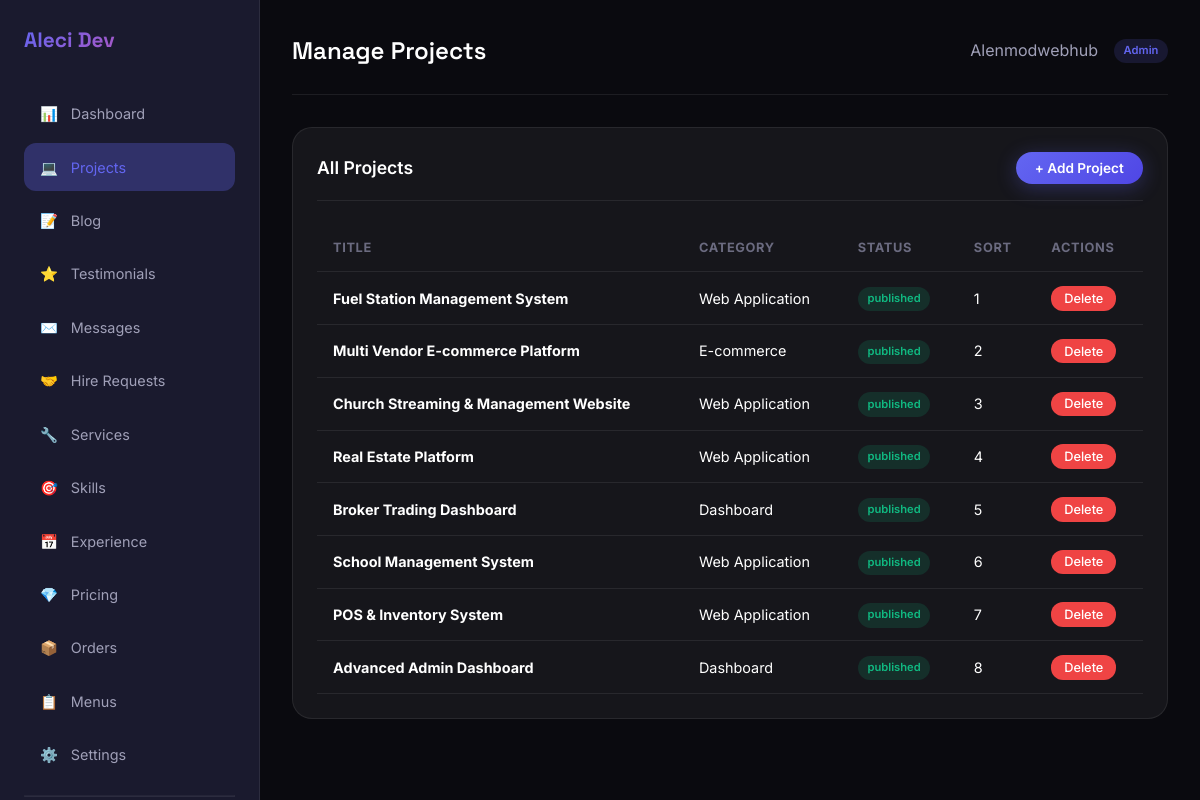
/admin/dashboard.php?tab=projects (signed in), run on the app's committed database.
### tables this page shows
CREATE TABLE projects (
    id INT AUTO_INCREMENT PRIMARY KEY,
    title VARCHAR(200) NOT NULL,
    slug VARCHAR(200) NOT NULL UNIQUE,
    description TEXT,
    content TEXT,
    category VARCHAR(100) DEFAULT NULL,
    technologies TEXT,
    live_url VARCHAR(255) DEFAULT NULL,
    github_url VARCHAR(255) DEFAULT NULL,
    image VARCHAR(255) DEFAULT NULL,
    images TEXT DEFAULT NULL,
    featured BOOLEAN DEFAULT FALSE,
    problem_solved TEXT DEFAULT NULL,
    results TEXT DEFAULT NULL,
    sort_order INT DEFAULT 0,
    status ENUM('published','draft') DEFAULT 'published',
    created_at TIMESTAMP DEFAULT CURRENT_TIMESTAMP,
    updated_at TIMESTAMP DEFAULT CURRENT_TIMESTAMP ON UPDATE CURRENT_TIMESTAMP
);

### admin/dashboard.php (the view, shortened to what this page needs)
<?php
$db = getDB();
$activeTab = $_GET['tab'] ?? 'dashboard';
$projects = $db->query("SELECT * FROM projects ORDER BY sort_order ASC")->fetchAll();
?><!DOCTYPE html>
<html lang="en" class="dark">
<head>
    <link rel="stylesheet" href="<?php echo BASE_URL; ?>/assets/css/style.css">
    <link href="https://cdn.jsdelivr.net/npm/quill@2.0.3/dist/quill.snow.css" rel="stylesheet">
</head>
<body>
    <div class="admin-dashboard">
        <aside class="admin-sidebar">
            <a href="dashboard.php" class="admin-sidebar-logo">Aleci Dev</a>
            <nav>
                <a href="?tab=dashboard" class="admin-nav-item <?php echo $activeTab === 'dashboard' ? 'active' : ''; ?>">
                    <span>📊</span> Dashboard
                </a>
                <a href="?tab=projects" class="admin-nav-item <?php echo $activeTab === 'projects' ? 'active' : ''; ?>">
                    <span>💻</span> Projects
                </a>
                <a href="?tab=blog" class="admin-nav-item <?php echo $activeTab === 'blog' ? 'active' : ''; ?>">
                    <span>📝</span> Blog
                </a>
                <a href="?tab=testimonials" class="admin-nav-item <?php echo $activeTab === 'testimonials' ? 'active' : ''; ?>">
                    <span>⭐</span> Testimonials
                </a>
                <a href="?tab=messages" class="admin-nav-item <?php echo $activeTab === 'messages' ? 'active' : ''; ?>">
                    <span>✉️</span> Messages
                </a>
                <a href="?tab=hire" class="admin-nav-item <?php echo $activeTab === 'hire' ? 'active' : ''; ?>">
                    <span>🤝</span> Hire Requests
                </a>
                <a href="?tab=services" class="admin-nav-item <?php echo $activeTab === 'services' ? 'active' : ''; ?>">
                    <span>🔧</span> Services
                </a>
                <a href="?tab=skills" class="admin-nav-item <?php echo $activeTab === 'skills' ? 'active' : ''; ?>">
                    <span>🎯</span> Skills
                </a>
                <a href="?tab=experience" class="admin-nav-item <?php echo $activeTab === 'experience' ? 'active' : ''; ?>">
                    <span>📅</span> Experience
                </a>
                <a href="?tab=pricing" class="admin-nav-item <?php echo $activeTab === 'pricing' ? 'active' : ''; ?>">
                    <span>💎</span> Pricing
                </a>
                <a href="?tab=orders" class="admin-nav-item <?php echo $activeTab === 'orders' ? 'active' : ''; ?>">
                    <span>📦</span> Orders
                </a>
                <a href="?tab=menus" class="admin-nav-item <?php echo $activeTab === 'menus' ? 'active' : ''; ?>">
                    <span>📋</span> Menus
                </a>
                <a href="?tab=settings" class="admin-nav-item <?php echo $activeTab === 'settings' ? 'active' : ''; ?>">
                    <span>⚙️</span> Settings
                </a>
                <hr style="border-color: var(--border-glass); margin: 1rem 0;">
            </nav>
        </aside>
        <main class="admin-main">
            <div class="admin-header">
                <h1 class="admin-header-title">
                    <?php
                    $titles = [
                        'dashboard' => 'Dashboard Overview',
                        'projects' => 'Manage Projects',
                        'blog' => 'Manage Blog Posts',
                        'testimonials' => 'Manage Testimonials',
                        'messages' => 'Contact Messages',
                        'hire' => 'Hire Requests',
                        'services' => 'Manage Services',
                        'skills' => 'Manage Skills',
                        'experience' => 'Manage Experience',
                        'settings' => 'Site Settings',
                        'menus' => 'Manage Menus',
                        'pricing' => 'Manage Pricing Plans',
                        'orders' => 'Manage Orders'
                    ];
                    echo $titles[$activeTab] ?? 'Dashboard';
                    ?>
                </h1>
                <div class="admin-user-info">
                    <span style="color: var(--text-secondary);"><?php echo htmlspecialchars($_SESSION['admin_name']); ?></span>
                    <span class="admin-badge info">Admin</span>
                </div>
            </div>
            <?php if ($activeTab === 'projects'): ?>
            <div class="admin-card">
                <div class="admin-card-header">
                    <h2 class="admin-card-title">All Projects</h2>
                    <button class="btn btn-primary btn-sm" onclick="document.getElementById('addProjectModal').style.display='flex'">+ Add Project</button>
                </div>
                <table class="admin-table">
                    <thead>
                        <tr>
                            <th>Title</th>
                            <th>Category</th>
                            <th>Status</th>
                            <th>Sort</th>
                            <th>Actions</th>
                        </tr>
                    </thead>
                    <tbody>
                        <?php foreach ($projects as $p): ?>
                        <tr>
                            <td><strong><?php echo htmlspecialchars($p['title']); ?></strong></td>
                            <td><?php echo htmlspecialchars($p['category']); ?></td>
                            <td><span class="admin-badge <?php echo $p['status'] === 'published' ? 'success' : 'warning'; ?>"><?php echo htmlspecialchars($p['status']); ?></span></td>
                            <td><?php echo $p['sort_order']; ?></td>
                            <td>
                                <form method="POST" style="display:inline" onsubmit="return confirm('Delete this project?')">
                                    <button type="submit" class="admin-btn admin-btn-danger admin-btn-sm">Delete</button>
                                </form>
                            </td>
                        </tr>
                        <?php endforeach; ?>
                        </tbody>
                    </table>
            </div>
            <?php endif; ?>
        </main>
    </div>
</body>
</html>

### data on the page
projects: title "Fuel Station Management System", category "Web Application", status "published", sort_order "1"
projects: title "Multi Vendor E-commerce Platform", category "E-commerce", status "published", sort_order "2"
projects: title "Church Streaming & Management Website", category "Web Application", status "published", sort_order "3"
projects: title "Real Estate Platform", category "Web Application", status "published", sort_order "4"
projects: title "Broker Trading Dashboard", category "Dashboard", status "published", sort_order "5"
projects: title "School Management System", category "Web Application", status "published", sort_order "6"
projects: title "POS & Inventory System", category "Web Application", status "published", sort_order "7"
projects: title "Advanced Admin Dashboard", category "Dashboard", status "published", sort_order "8"

### other printed values
$titles[$activeTab] "Manage Projects"
$_SESSION['admin_name'] "Alenmodwebhub"
